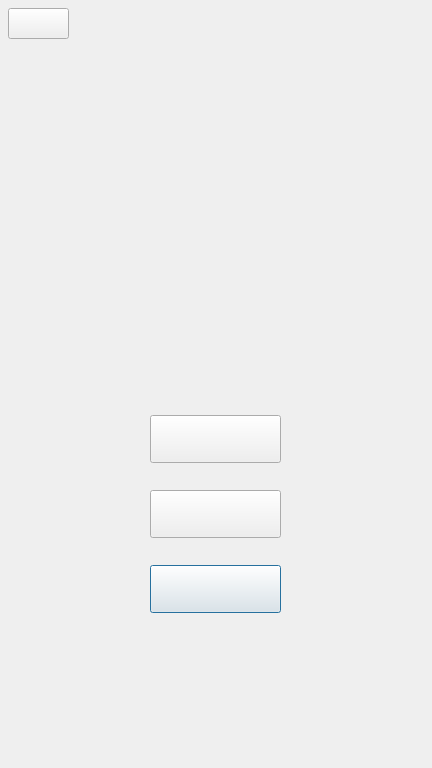
<?xml version="1.0" encoding="UTF-8"?>
<ui version="4.0">
 <class>User</class>
 <widget class="QDialog" name="User">
  <property name="geometry">
   <rect>
    <x>0</x>
    <y>0</y>
    <width>432</width>
    <height>768</height>
   </rect>
  </property>
  <property name="windowTitle">
   <string>疫情地图管理系统</string>
  </property>
  <widget class="QPushButton" name="UserExitButton">
   <property name="geometry">
    <rect>
     <x>150</x>
     <y>565</y>
     <width>131</width>
     <height>48</height>
    </rect>
   </property>
   <property name="styleSheet">
    <string notr="true">border-image: url(:/GUI/UI_login_user_back_1.png);</string>
   </property>
   <property name="text">
    <string/>
   </property>
  </widget>
  <widget class="QLabel" name="label">
   <property name="geometry">
    <rect>
     <x>0</x>
     <y>0</y>
     <width>432</width>
     <height>768</height>
    </rect>
   </property>
   <property name="text">
    <string>&lt;html&gt;&lt;head/&gt;&lt;body&gt;&lt;p&gt;&lt;img src=&quot;:/GUI/UI_login_admin_create.png&quot;/&gt;&lt;/p&gt;&lt;/body&gt;&lt;/html&gt;</string>
   </property>
  </widget>
  <widget class="QPushButton" name="UserBookButton">
   <property name="geometry">
    <rect>
     <x>150</x>
     <y>415</y>
     <width>131</width>
     <height>48</height>
    </rect>
   </property>
   <property name="styleSheet">
    <string notr="true">border-image: url(:/GUI/UI_login_user_create_1.png);</string>
   </property>
   <property name="text">
    <string/>
   </property>
  </widget>
  <widget class="QPushButton" name="UserLoginButton">
   <property name="geometry">
    <rect>
     <x>150</x>
     <y>490</y>
     <width>131</width>
     <height>48</height>
    </rect>
   </property>
   <property name="styleSheet">
    <string notr="true">border-image: url(:/GUI/UI_login_admin_login_1.png);</string>
   </property>
   <property name="text">
    <string/>
   </property>
  </widget>
  <widget class="QPushButton" name="QuitButton">
   <property name="geometry">
    <rect>
     <x>8</x>
     <y>8</y>
     <width>61</width>
     <height>31</height>
    </rect>
   </property>
   <property name="styleSheet">
    <string notr="true">border-image: url(:/GUI/UI_login_btn_quit_1.png);</string>
   </property>
   <property name="text">
    <string/>
   </property>
  </widget>
  <widget class="QLabel" name="UI_login_user_bg">
   <property name="geometry">
    <rect>
     <x>0</x>
     <y>0</y>
     <width>432</width>
     <height>768</height>
    </rect>
   </property>
   <property name="text">
    <string>&lt;html&gt;&lt;head/&gt;&lt;body&gt;&lt;p&gt;&lt;img src=&quot;:/GUI/UI_login_user_bg.png&quot;/&gt;&lt;/p&gt;&lt;/body&gt;&lt;/html&gt;</string>
   </property>
  </widget>
  <zorder>label</zorder>
  <zorder>UI_login_user_bg</zorder>
  <zorder>UserBookButton</zorder>
  <zorder>UserLoginButton</zorder>
  <zorder>UserExitButton</zorder>
  <zorder>QuitButton</zorder>
 </widget>
 <resources/>
 <connections/>
</ui>
